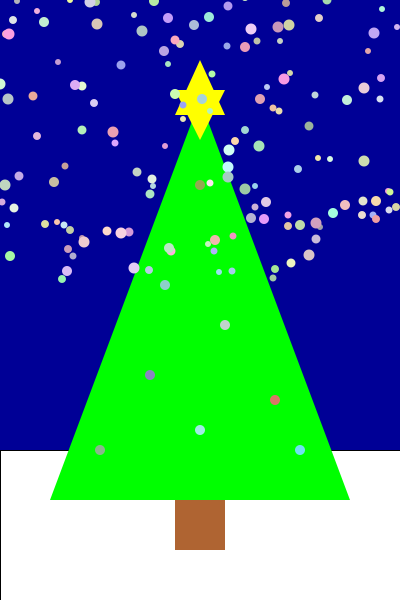
Frame 1 (no input)
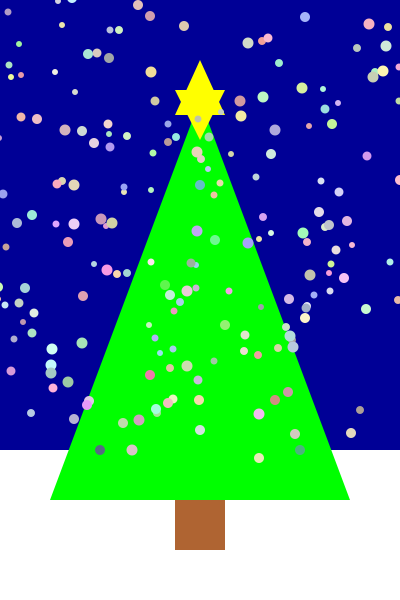
Frame 60 (the mouse pressed at the canvas centre just before this capture)
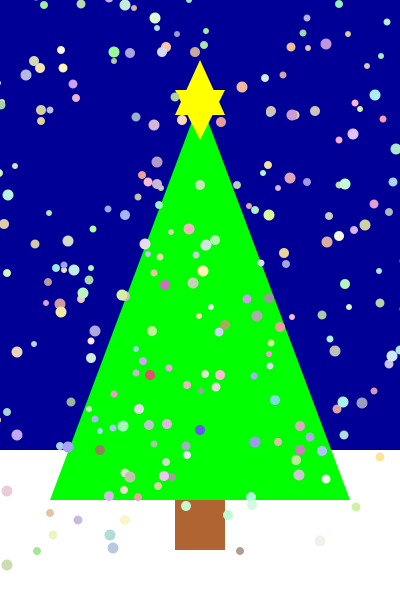
Frame 120 (the mouse held since frame 60 and released just before this capture)

The Processing sketch that drew these frames (run headless with seeded random() and noise(); from frame 60 on, the mouse is pressed at the canvas centre):

// Processing sketch: Christmas_Tree
// ── Christmas_Tree.pde
//************************
// Author:  Tristan Morse
//************************

int numberOfSnowflakes = 600;
int [] flakeX = new int[numberOfSnowflakes];
int [] flakeY = new int[numberOfSnowflakes];
float [] flakeR = new float[numberOfSnowflakes];
float [] flakeG = new float[numberOfSnowflakes];
float [] flakeB = new float[numberOfSnowflakes];


void drawTree() {
  background(0,0,150);
  fill(255);
  rect(0,450,400,600);
  
  //Trunk
  noStroke();
  fill(175,100,50);
  rect(175,550,225,250);
  
  //Leaves
  noStroke();
  fill(0,255,0);
  triangle(50,500,350,500,200,100);
  
  //The Pretty Star on Top
  fill(255,255,0);
  noStroke();
  triangle(175,115,225,115,200,60);
  triangle(175,90,225,90,200,140);
  
  //Pretty Lights
  
  //Yellow Light
  fill(random(75,255),random(75,255),random(75,255));
  ellipse(100,450,10,10);
  
  //White-ish Green Light
  fill(random(75,255),random(75,255),random(75,255));
  ellipse(300,450,10,10);
  
  //Redish Light
  fill(random(75,255),random(75,255),random(75,255));
  ellipse(200,430,10,10);
  
  //Magenta Light
  fill(random(75,255),random(75,255),random(75,255));
  ellipse(275,400,10,10);
  
  //Light Blue Light
  fill(random(75,255),random(75,255),random(75,255));
  ellipse(150,375,10,10);
  
  //Light Green Light
  fill(random(75,255),random(75,255),random(75,255));
  ellipse(225,325,10,10);
  
  //Red Light
  fill(random(75,255),random(75,255),random(75,255));
  ellipse(165,285,10,10);
  
  //Greyish Blue Light
  fill(random(75,255),random(75,255),random(75,255));
  ellipse(215,240,10,10);
  
  //Darker Red Light
  fill(random(75,255),random(75,255),random(75,255));
  ellipse(200,185,10,10);
}

void setup() {
  size(400, 600);
  rectMode(CORNERS);
  smooth();
  
  for(int i = 0; i < flakeX.length; i++) {
    flakeX[i] = (int) random(0, 2*width);
    flakeY[i] = (int) random(-500, 280);
    flakeR[i] = random(150, 255);
    flakeG[i] = random(150, 255);
    flakeB[i] = random(150, 255);
  }
}

void draw() {
  drawTree();
  
  noStroke();
  for(int i = 0; i < flakeX.length; i++) {
    fill(flakeR[i], flakeG[i], flakeB[i]);
    ellipse(flakeX[i], flakeY[i], i/100+6, i/100+6);
    flakeY[i] += i/200 +1 + (int) random(-1, 2);
    flakeX[i] -= i/200 +1;
    if (flakeY[i] > height - random(45)) {
      flakeX[i] = (int) random(0, 2*width);
      flakeY[i] = (int) random(-500, 280);
      flakeR[i] = random(150, 255);
      flakeG[i] = random(150, 255);
      flakeB[i] = random(150, 255);
    }
  }
}
